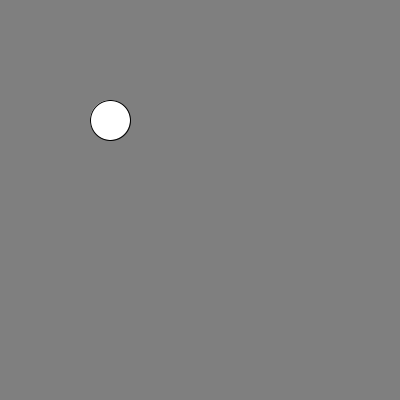
Frame 1 (no input)
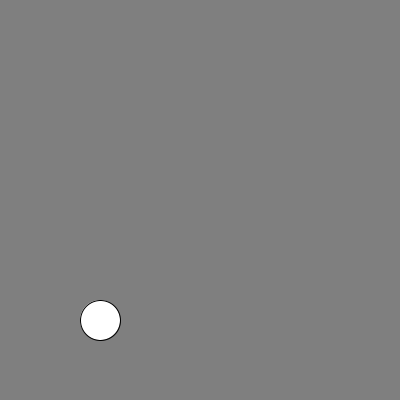
Frame 60 (the mouse pressed at the canvas centre just before this capture)
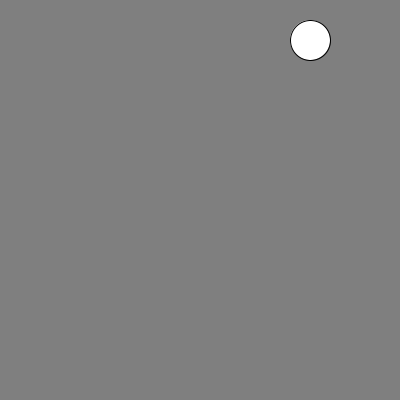
Frame 120 (the mouse held since frame 60 and released just before this capture)

The Processing sketch that drew these frames (run headless with seeded random() and noise(); from frame 60 on, the mouse is pressed at the canvas centre):

// Processing sketch: bolaquicando
// ── bolaquicando.pde
int diametro=40;
int posX, posY;
int velX, velY;

void setup() {
  size(400,400);
  frameRate(90);
  posX=100; posY=100;
  velX = 10; velY = 20;
}

void draw(){
  background(127);
  posX =posX + velX;
  posY = posY + velY;
  if(posX >= width){
    velX *= -1;
  }else{
    if(posX< 0){
      posX = 0;
      velX*=-1;
    }
  }
  if(posY >= width){
    velY *= -1;
  }else{
    if(posY< 0){
      posY = 0;
      velY*=-1;
    }
  }
      
      
  ellipse(posX, posY, diametro, diametro);
}
